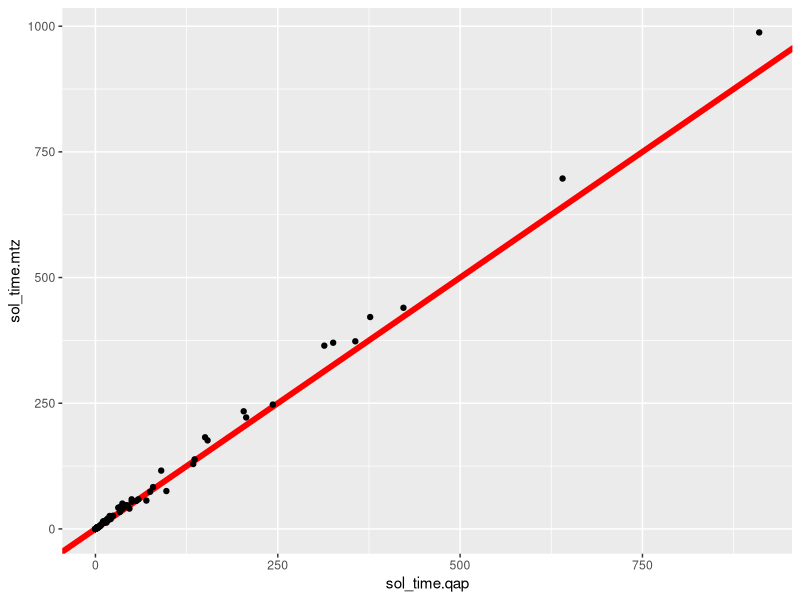

R code for this plot:
suppressPackageStartupMessages({
library(dplyr)
library(ggplot2)
})

qap = read.csv("./run_logs/classic_solutions/TSP.csv")
mtz = read.csv("./run_logs/classic_solutions/TSP_MTZ.csv")

inst = merge(x = qap, y = mtz, by="instance_id", suffixes = c(".qap", ".mtz"))

summary(qap$gap)
summary(mtz$gap)
summary(with(inst, objective.mtz - objective.qap))

ggplot(inst)+
  geom_abline(slope = 1.0, intercept = 0.0, color='red', size=2)+
  geom_point(aes(x = sol_time.qap, y = sol_time.mtz ))
